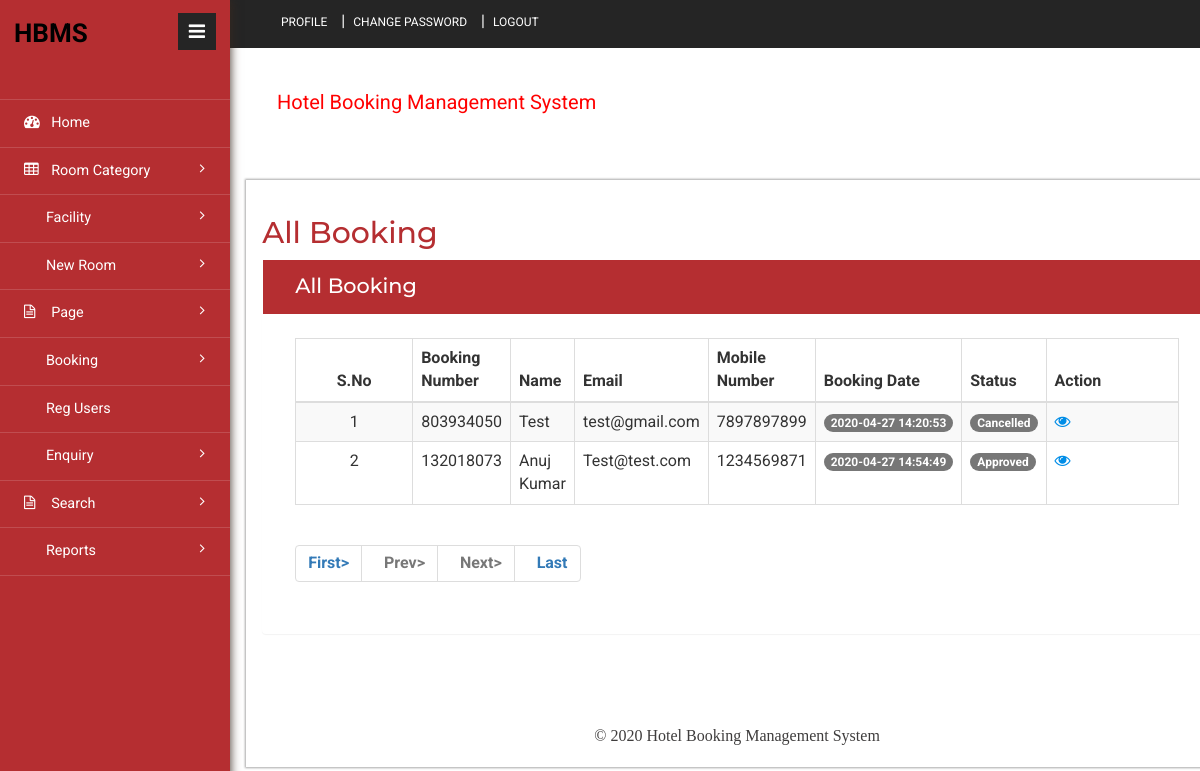
Page /hbms/admin/all-booking.php (signed in) on the committed database.
### tables this page shows
CREATE TABLE `tblbooking` (
  `ID` int(10) NOT NULL,
  `RoomId` int(5) DEFAULT NULL,
  `BookingNumber` varchar(120) DEFAULT NULL,
  `UserID` int(5) NOT NULL,
  `IDType` varchar(120) DEFAULT NULL,
  `Gender` varchar(50) DEFAULT NULL,
  `Address` mediumtext DEFAULT NULL,
  `CheckinDate` varchar(200) DEFAULT NULL,
  `CheckoutDate` varchar(200) DEFAULT NULL,
  `BookingDate` timestamp NULL DEFAULT current_timestamp(),
  `Remark` varchar(50) DEFAULT NULL,
  `Status` varchar(50) DEFAULT NULL,
  `UpdationDate` timestamp NULL DEFAULT NULL ON UPDATE current_timestamp()
);

CREATE TABLE `tbluser` (
  `ID` int(10) NOT NULL,
  `FullName` varchar(200) DEFAULT NULL,
  `MobileNumber` bigint(10) DEFAULT NULL,
  `Email` varchar(120) DEFAULT NULL,
  `Password` varchar(120) DEFAULT NULL,
  `RegDate` timestamp NULL DEFAULT current_timestamp()
);

### hbms/admin/all-booking.php (the view, shortened to what this page needs)
<?php
include('includes/dbconnection.php');
if (strlen($_SESSION['hbmsaid']==0)) {
  header('location:logout.php');
  } else{
?>
<!DOCTYPE HTML>
<html>
<head>
<link href="css/bootstrap.min.css" rel='stylesheet' type='text/css' />
<link href="css/style.css" rel='stylesheet' type='text/css' />
<link href="css/font-awesome.css" rel="stylesheet">
<link rel="stylesheet" href="css/icon-font.min.css" type='text/css' />
</head>
<body>
   <div class="page-container">
	<div class="left-content">
	   <div class="inner-content">
			<?php include_once('includes/header.php');?>
			<div class="content">
<div class="women_main">
	<div class="grids">
					<div class="progressbar-heading grids-heading">
						<h2>All Booking</h2>
					</div>
					<div class="panel panel-widget forms-panel">
						<div class="forms">
							<div class="form-grids widget-shadow" data-example-id="basic-forms">
								<div class="form-title">
									<h4>All Booking</h4>
								</div>
								<div class="form-body">
									     <table class="table table-bordered table-striped table-vcenter js-dataTable-full-pagination">
                                <thead>
                                    <tr>
                                        <th class="text-center">S.No</th>
                                        <th>Booking Number</th>
                                        <th>Name</th>
                                        <th class="d-none d-sm-table-cell">Email</th>
                                        <th class="d-none d-sm-table-cell">Mobile Number</th>
                                        <th class="d-none d-sm-table-cell">Booking Date</th>
                                        <th class="d-none d-sm-table-cell">Status</th>
                                        <th class="d-none d-sm-table-cell" style="width: 15%;">Action</th>
                                       </tr>
                                </thead>
                                <tbody>
                                    <?php
                                    if (isset($_GET['pageno'])) {
            $pageno = $_GET['pageno'];
        } else {
            $pageno = 1;
        }
        $no_of_records_per_page = 10;
        $offset = ($pageno-1) * $no_of_records_per_page;
        $ret = "SELECT ID FROM tblbooking";
$query1 = $dbh -> prepare($ret);
$query1->execute();
$total_rows=$query1->rowCount();
$total_pages = ceil($total_rows / $no_of_records_per_page);
$sql="SELECT tbluser.*,tblbooking.BookingNumber,tblbooking.ID,tblbooking.Status,tblbooking.BookingDate from tblbooking join tbluser on tblbooking.UserID=tbluser.ID  LIMIT $offset, $no_of_records_per_page";
$query = $dbh -> prepare($sql);
$query->execute();
$results=$query->fetchAll(PDO::FETCH_OBJ);
$cnt=1;
if($query->rowCount() > 0)
{
foreach($results as $row)
{               ?>
                                    <tr>
                                        <td class="text-center"><?php echo htmlentities($cnt);?></td>
                                        <td class="font-w600"><?php  echo htmlentities($row->BookingNumber);?></td>
                                        <td class="font-w600"><?php  echo htmlentities($row->FullName);?></td>
                                        <td class="d-none d-sm-table-cell"><?php  echo htmlentities($row->Email);?></td>
                                        <td class="d-none d-sm-table-cell"><?php  echo htmlentities($row->MobileNumber);?></td>
                                        <td class="d-none d-sm-table-cell">
                                            <span class="badge badge-primary"><?php  echo htmlentities($row->BookingDate);?></span>
                                        </td>
                                         <?php if($row->Status==""){ ?>
                     <td class="font-w600"><?php echo "Not Updated Yet"; ?></td>
<?php } else { ?>
                                        <td class="d-none d-sm-table-cell">
                                            <span class="badge badge-primary"><?php  echo htmlentities($row->Status);?></span>
                                        </td>
<?php } ?>
                                         <td class="d-none d-sm-table-cell"><a href="view-booking-detail.php?bookingid=<?php echo htmlentities ($row->BookingNumber);?>"><i class="fa fa-eye" aria-hidden="true"></i></a></td>
                                    </tr>
                                    <?php $cnt=$cnt+1;}} else { ?>
                                 <tr>
                                	<td colspan="8" style="color:red; font-size:22px; text-align:center">No record found</td>
                                </tr>
                            <?php } ?>
                                </tbody>
                            </table>
                            <div align="left">
    <ul class="pagination" >
        <li><a href="?pageno=1"><strong>First></strong></a></li>
        <li class="<?php if($pageno <= 1){ echo 'disabled'; } ?>">
            <a href="<?php if($pageno <= 1){ echo '#'; } else { echo "?pageno=".($pageno - 1); } ?>"><strong style="padding-left: 10px">Prev></strong></a>
        </li>
        <li class="<?php if($pageno >= $total_pages){ echo 'disabled'; } ?>">
            <a href="<?php if($pageno >= $total_pages){ echo '#'; } else { echo "?pageno=".($pageno + 1); } ?>"><strong style="padding-left: 10px">Next></strong></a>
        </li>
        <li><a href="?pageno=<?php echo $total_pages; ?>"><strong style="padding-left: 10px">Last</strong></a></li>
    </ul>
</div>
								</div>
							</div>
						</div>
					</div>
				</div>
<?php include_once('includes/footer.php');?>
</div>
</div>
		</div>
</div>
			<?php include_once('includes/sidebar.php');?>
							</div>
</body>
</html><?php }  ?>

### rows in the picture
tblbooking: BookingNumber "803934050", UserID.FullName "Test", UserID.Email "test@gmail.com", UserID.MobileNumber "7897897899", BookingDate "2020-04-27 14:20:53", Status "Cancelled"
tblbooking: BookingNumber "132018073", UserID.FullName "Anuj Kumar", UserID.Email "Test@test.com", UserID.MobileNumber "1234569871", BookingDate "2020-04-27 14:54:49", Status "Approved"
